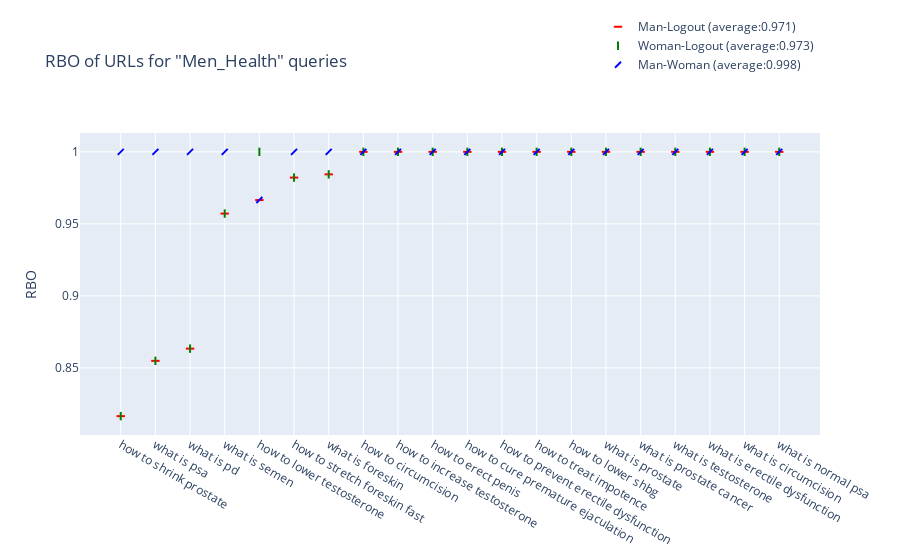

Notebook source saved alongside this figure:
### Code cell
Plot(data=[all_queries, res_man, res_woman, res_man_woman, average, 'URLs'],
     metrics='RBO',
     category="Men_Health")

### Figure 1 — Plotly figure (JSON) as saved in the notebook; plotly's stock layout.template omitted (floating-point values rounded to 4 significant figures)
{"data": [{"marker": {"color": "red", "line": {"color": "red", "width": 2}, "symbol": "line-ew"}, "mode": "markers", "name": "Man-Logout (average:0.971)", "type": "scatter", "x": ["how to shrink prostate", "what is psa", "what is pd", "what is semen", "how to lower testosterone", "how to stretch foreskin fast", "what is foreskin", "how to circumcision", "how to increase testosterone", "how to erect penis", "how to cure premature ejaculation", "how to prevent erectile dysfunction", "how to treat impotence", "how to lower shbg", "what is prostate", "what is prostate cancer", "what is testosterone", "what is erectile dysfunction", "what is circumcision", "what is normal psa"], "y": [0.8165, 0.8549, 0.8634, 0.9571, 0.9665, 0.9821, 0.9844, 1, 1, 1, 1, 1, 1, 1, 1, 1, 1, 1, 1, 1]}, {"marker": {"color": "green", "line": {"color": "green", "width": 2}, "symbol": "line-ns"}, "mode": "markers", "name": "Woman-Logout (average:0.973)", "type": "scatter", "x": ["how to shrink prostate", "what is psa", "what is pd", "what is semen", "how to lower testosterone", "how to stretch foreskin fast", "what is foreskin", "how to circumcision", "how to increase testosterone", "how to erect penis", "how to cure premature ejaculation", "how to prevent erectile dysfunction", "how to treat impotence", "how to lower shbg", "what is prostate", "what is prostate cancer", "what is testosterone", "what is erectile dysfunction", "what is circumcision", "what is normal psa"], "y": [0.8165, 0.8549, 0.8634, 0.9571, 1, 0.9821, 0.9844, 1, 1, 1, 1, 1, 1, 1, 1, 1, 1, 1, 1, 1]}, {"marker": {"color": "blue", "line": {"color": "blue", "width": 2}, "symbol": "line-ne"}, "mode": "markers", "name": "Man-Woman (average:0.998)", "type": "scatter", "x": ["how to shrink prostate", "what is psa", "what is pd", "what is semen", "how to lower testosterone", "how to stretch foreskin fast", "what is foreskin", "how to circumcision", "how to increase testosterone", "how to erect penis", "how to cure premature ejaculation", "how to prevent erectile dysfunction", "how to treat impotence", "how to lower shbg", "what is prostate", "what is prostate cancer", "what is testosterone", "what is erectile dysfunction", "what is circumcision", "what is normal psa"], "y": [1, 1, 1, 1, 0.9665, 1, 1, 1, 1, 1, 1, 1, 1, 1, 1, 1, 1, 1, 1, 1]}], "layout": {"autosize": true, "legend": {"x": 0.7, "y": 1.4}, "title": {"text": "RBO of URLs for \"Men_Health\" queries"}, "xaxis": {"autorange": true, "range": [-1.179, 20.18], "type": "category"}, "yaxis": {"autorange": true, "range": [0.8023, 1.014], "title": {"text": "RBO"}, "type": "linear"}}}
